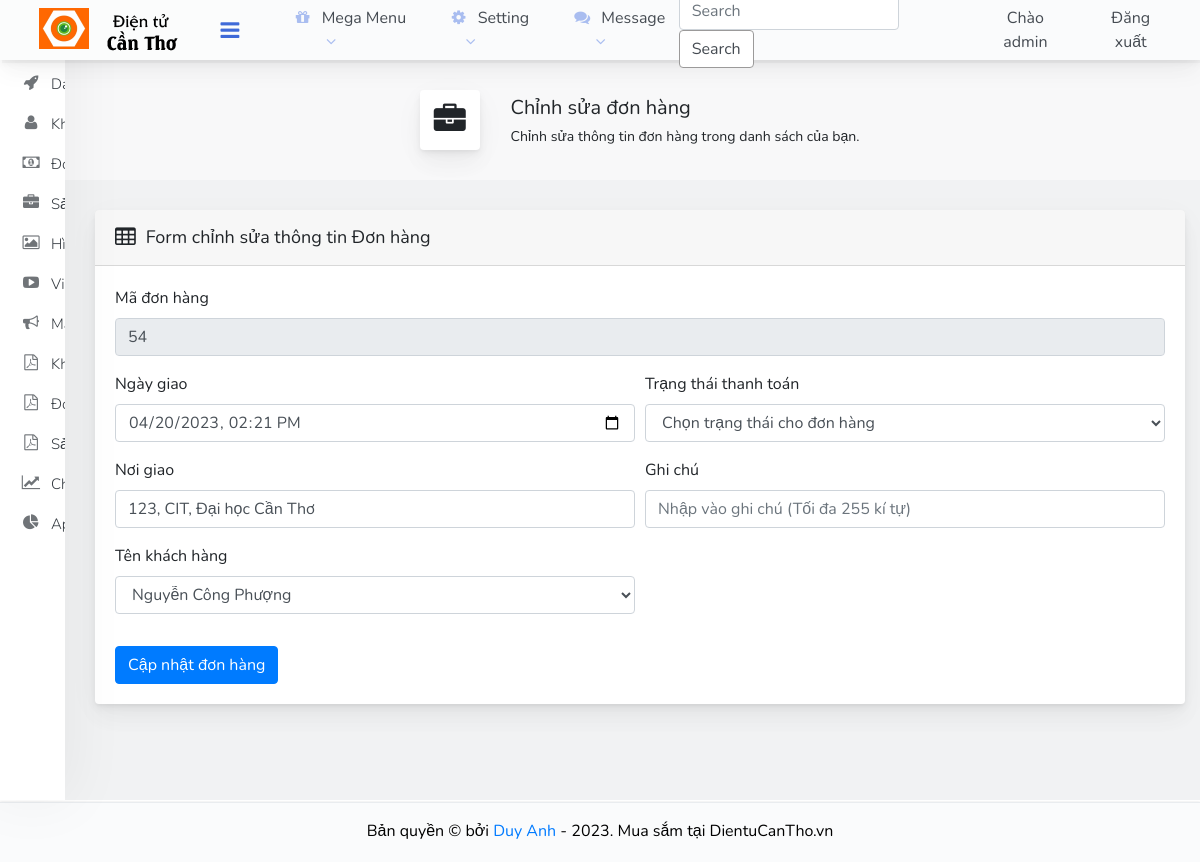
Screenshot of /admin/orders/edit.php?dh_ma=54 (signed in) with the database file from the repository.
### tables this page shows
CREATE TABLE IF NOT EXISTS `dondathang` (
  `dh_ma` int(11) NOT NULL AUTO_INCREMENT,
  `dh_ngaygiao` datetime NOT NULL,
  `dh_trangthaithanhtoan` int(11) NOT NULL DEFAULT 0,
  `dh_noigiao` varchar(255) NOT NULL,
  `dh_ghichu` varchar(255) NOT NULL,
  `dh_thoigiantao` timestamp NOT NULL DEFAULT current_timestamp(),
  `dh_thoigiancapnhat` timestamp NOT NULL DEFAULT current_timestamp(),
  `kh_tendangnhap` varchar(50) NOT NULL,
  PRIMARY KEY (`dh_ma`),
  KEY `FK_dondathang_khachhang` (`kh_tendangnhap`),
  CONSTRAINT `FK_dondathang_khachhang` FOREIGN KEY (`kh_tendangnhap`) REFERENCES `khachhang` (`kh_tendangnhap`) ON DELETE NO ACTION ON UPDATE NO ACTION
);

### libraries/Psr4AutoloaderClass.php (called while the page is built, shortened)
<?php
class Psr4AutoloaderClass
{
	protected $prefixes = array();
	public function addNamespace($prefix, $base_dir, $prepend = false)
	{
		$prefix = trim($prefix, '\\') . '\\';
		$base_dir = rtrim($base_dir, DIRECTORY_SEPARATOR) . '/';
		if (isset($this->prefixes[$prefix]) === false) {
			$this->prefixes[$prefix] = array();
		}
		if ($prepend) {
			array_unshift($this->prefixes[$prefix], $base_dir);
		} else {
			array_push($this->prefixes[$prefix], $base_dir);
		}
	}
	public function loadClass($class)
	{
		$prefix = $class;
		while (false !== $pos = strrpos($prefix, '\\')) {
			$prefix = substr($class, 0, $pos + 1);
			$relative_class = substr($class, $pos + 1);
			$mapped_file = $this->loadMappedFile($prefix, $relative_class);
			if ($mapped_file) {
				return $mapped_file;
			}
			$prefix = rtrim($prefix, '\\');
		}
		return false;
	}
	protected function loadMappedFile($prefix, $relative_class)
	{
		foreach ($this->prefixes[$prefix] as $base_dir) {
			$file = $base_dir
				. str_replace('\\', '/', $relative_class)
				. '.php';
			if ($this->requireFile($file)) {
				return $file;
			}
		}
		return false;
	}
	protected function requireFile($file)
	{
		if (file_exists($file)) {
			return true;
		}
		return false;
	}
}

### src/classes/Order.php (called while the page is built, shortened)
<?php
class Order
{
	private $db;
	public $dh_ma = -1;
	public $dh_ngaygiao;
	public $dh_noigiao;
	public $dh_trangthaithanhtoan;
	public $dh_ghichu;
	public $kh_tendangnhap;
	public $dh_thoigiantao;
	public $dh_thoigiancapnhat;
	public function getDh_ma()
	{
		return $this->dh_ma;
	}
	public function __construct($pdo)
	{
		$this->db = $pdo;
	}
	protected function fillFromDB(array $row)
	{
		[
			'dh_ma' => $this->dh_ma,
			'dh_ngaygiao' => $this->dh_ngaygiao,
			'dh_noigiao' => $this->dh_noigiao,
			'dh_ghichu' => $this->dh_ghichu,
			'dh_trangthaithanhtoan' => $this->dh_trangthaithanhtoan,
			'kh_tendangnhap' => $this->kh_tendangnhap,
			'dh_thoigiantao' => $this->dh_thoigiantao,
			'dh_thoigiancapnhat' => $this->dh_thoigiancapnhat
		] = $row;
		return $this;
	}
	public function find($dh_ma)
	{
		$statement = $this->db->prepare('select * from dondathang where dh_ma = :dh_ma');
		$statement->execute(['dh_ma' => $dh_ma]);
		if ($row = $statement->fetch()) {
			return $this;
		}
		return null;
	}
}

### src/classes/Customer.php (called while the page is built, shortened)
<?php
class Customer
{
	private $db;
	public function __construct($pdo)
	{
		$this->db = $pdo;
	}
	public function all()
	{
		$Customers = [];
		$statement = $this->db->prepare('select * from khachhang');
		$statement->execute();
		while ($row = $statement->fetch()) {
			$customer = new Customer($this->db);
			$customer->fillFromDB($row);
			$Customers[] = $customer;
		}
		return $Customers;
	}
	protected function fillFromDB(array $row)
	{
		return $this;
	}
}

### public/admin/orders/edit.php (the view, shortened to what this page needs)
<?php
    require_once '../../../bootstrap.php';
    $order = new Order($PDO);
    $customer = new Customer($PDO);
    $customers = $customer->all();
    $dh_ma = isset($_REQUEST['dh_ma']) ?
        filter_var($_REQUEST['dh_ma'], FILTER_SANITIZE_NUMBER_INT) : -1;
        if ($dh_ma < 0 || !($order->find($dh_ma))) {
            redirect(BASE_URL_PATH .'admin/orders/index.php');
        }
    $customerOrder = $order->find($dh_ma);
    $errors = [];
?>
<!DOCTYPE html>
<html lang="en">
<head>
        <link rel="stylesheet" href="<?= BASE_URL_PATH . "assets/admin/css/bootstrap.min.css" ?>" type="text/css" />
    <link rel="stylesheet" href="<?= BASE_URL_PATH . "assets/admin/css/font-awesome.min.css" ?>" type="text/css" />
    <link rel="stylesheet" href="<?= BASE_URL_PATH . "assets/admin/css/datatables.min.css" ?>" type="text/css" />
    <link rel="stylesheet" href="<?= BASE_URL_PATH . "assets/admin/css/animate.css" ?>" type="text/css" />
    <link rel="stylesheet" href="<?= BASE_URL_PATH . "assets/admin/css/base.css" ?>" type="text/css" />
    <link rel="stylesheet" href="<?= BASE_URL_PATH . "assets/admin/css/styles.css" ?>" type="text/css" />
    <link rel="stylesheet" href="<?= BASE_URL_PATH . "assets/admin/css/responsive.css" ?>" type="text/css" />
</head>
<body>
    <?php include_once __DIR__ . '../../../../partials/admin/header.php'; ?>
    <div class="container-fluid">
        <div class="main row">
            <?php include_once __DIR__ . '../../../../partials/admin/sidebar.php'; ?>
            <div class="main__outer">
                <div class="main__inner">
                    <div class="page-title wow fadeIn" data-wow-delay="0.05s">
                        <div class="page-title-wrapper">
                            <div class="page-title-heading wow fadeIn" data-wow-duration="1s">
                                <div class="page-title-icon"><i class="fa fa-briefcase" aria-hidden="true"></i></div>
                                <div>
                                    Chỉnh sửa đơn hàng
                                    <div class="page-title-subheading wow fadeIn" data-wow-duration="2s">Chỉnh sửa thông tin đơn hàng trong danh sách của bạn.</div>
                                </div>
                            </div>
                        </div>
                    </div>
                    <div class="tabs-animation">
                        <div class="card mb-3">
                            <div class="card-header">
                                <i class="fa fa-table" aria-hidden="true"></i>
                                Form chỉnh sửa thông tin Đơn hàng
                            </div>
                            <div class="card-body">
                                <form name="frmEdit" id="frmEdit" action=""  method="post" class="justify-content-center">
                                        <div class="form-group<?= isset($errors['dh_ma']) ? ' has-error' : '' ?>">
                                            <label for="dh_ma">Mã đơn hàng</label>
                                            <input type="text" name="dh_ma" class="form-control" maxlen="100" id="dh_ma" placeholder="Mã đơn hàng" readonly value="<?= htmlspecialchars($order->getDh_ma()) ?>" />
                                        </div>
                                        <div class="form-row">
                                            <div class="col-md-6 form-group<?= isset($errors['dh_ngaygiao']) ? ' has-error' : '' ?>">
                                                <label for="dh_ngaygiao">Ngày giao</label>
                                                <input type="datetime-local" name="dh_ngaygiao" id="dh_ngaygiao" class="form-control" value="<?= htmlspecialchars($order->dh_ngaygiao) ?>"/>
                                            </div>
                                            <div class="col-sm-6 form-group<?= isset($errors['dh_trangthaithanhtoan']) ? ' has-error' : '' ?>">
                                                <label for="dh_trangthaithanhtoan">Trạng thái thanh toán</label>
                                                <select name="dh_trangthaithanhtoan" id="dh_trangthaithanhtoan" class="form-control">
                                                    <option value="">Chọn trạng thái cho đơn hàng</option>
                                                </select>
                                            </div>
                                        </div>
                                        <div class="form-row">
                                            <div class="col-sm-6 form-group<?= isset($errors['dh_noigiao']) ? ' has-error' : '' ?>">
                                                <label for="dh_noigiao">Nơi giao</label>
                                                <input type="text" name="dh_noigiao" class="form-control" id="dh_noigiao"  maxlen="255" placeholder="Nhập vào nơi giao (Tối đa 255 kí tự)" value="<?= htmlspecialchars($order->dh_noigiao) ?>" />
                                            </div>
                                            <div class="col-sm-6 form-group<?= isset($errors['dh_ghichu']) ? ' has-error' : '' ?>">
                                                <label for="dh_ghichu">Ghi chú</label>
                                                <input type="text" name="dh_ghichu" class="form-control" id="dh_ghichu"  maxlen="255" placeholder="Nhập vào ghi chú (Tối đa 255 kí tự)" value="<?= htmlspecialchars($order->dh_ghichu) ?>" />
                                            </div>
                                        </div>
                                        <div class="form-row">
                                            <div class="col-sm-6 form-group<?= isset($errors['kh_tendangnhap']) ? ' has-error' : '' ?>">
                                                <label for="kh_tendangnhap">Tên khách hàng</label>
                                                <select name="kh_tendangnhap" id="kh_tendangnhap" class="form-control">
                                                    <?php foreach($customers as $customer): ?>
                                                        <?php if( ($customerOrder->kh_tendangnhap)  == ($customer->kh_tendangnhap) ): ?>
                                                            <option selected value="<?= ($customer->kh_tendangnhap) ?>"><?= ($customer->kh_ten) ?></option>
                                                        <?php else: ?>
                                                            <option value="<?= ($customer->kh_tendangnhap) ?>"><?= ($customer->kh_ten) ?></option>
                                                        <?php endif; ?>
                                                    <?php endforeach; ?>
                                                </select>
                                            </div>
                                        </div>
                                        <button type="submit" name="submit" id="submit" class="btn btn-primary mt-3">Cập nhật đơn hàng</button>
                                </form>
                            </div>
                        </div>
                    </div>
                </div>
            </div>
        </div>
    </div>
    <?php include_once __DIR__ . '../../../../partials/admin/footer.php'; ?>
</body>
</html>

### public/assets/admin/css/base.css (style rules this page uses)
:root { --primary-color: #FF6700; --white-color: #fff; --black-color: #000; --text-color: #333; --boder-color: #dbdbdb; --start-gold-color: #FFCE3E; --light-orange-color: #F9920F; --success-color: #28A745; }

### public/assets/admin/css/styles.css (style rules this page uses)
html { position: relative; min-height: 100%; }
* { margin: 0; padding: 0; box-sizing: border-box; }
body { overflow-x: hidden; font-family: 'Nunito', sans-serif; }
.container-fluid { background: #f1f2f3; min-height: 100vh; display: flex; flex-direction: column; margin: 0; padding: 0; }
.main__outer { z-index: 9; flex: 1; flex-direction: column; display: flex; margin-top: 60px; margin-left: 80px; }
.main .main__inner { padding: 30px 30px 0 30px; flex: 1; }
.page-title { background: rgba(255,255,255,.45); display: flex; justify-content: center; }
.page-title { padding: 30px; margin: -30px -30px 30px; position: relative; }
.page-title .page-title-wrapper { position: relative; display: flex; align-items: center; }
.page-title .page-title-heading { font-size: 1.25rem; font-weight: 400; display: flex; align-content: center; align-items: center; margin: 0; padding: 0; }
.page-title .page-title-icon { font-size: 2rem; display: flex; align-items: center; align-content: center; text-align: center; padding: 0.83333rem; margin: 0 30px 0 0; background: #fff; box-shadow: 0 0.46875rem 2.1875rem rgba(4,9,20,.03), 0 0.9375rem 1.40625rem rgba(4,9,20,.03), 0 0.25rem 0.53125rem rgba(4,9,20,.05), 0 0.125rem 0.1875rem rgba(4,9,20,.03); border-radius: 0.25rem; width: 60px; height: 60px; }
.page-title .page-title-subheading { padding: 3px 0 0; font-size: .88rem; opacity: .6; }
.card { position: relative; display: flex; flex-direction: column; min-width: 0; word-wrap: break-word; background-color: #fff; background-clip: border-box; border: 1px solid rgba(26,54,126,.125); border-radius: 0.25rem; box-shadow: 0 0.46875rem 2.1875rem rgba(4,9,20,.03), 0 0.9375rem 1.40625rem rgba(4,9,20,.03), 0 0.25rem 0.53125rem rgba(4,9,20,.05), 0 0.125rem 0.1875rem rgba(4,9,20,.03); border-width: 0; transition: all .2s; }
.card-header { display: flex; align-items: center; border-bottom-width: 1px; padding-top: 0; padding-bottom: 0; padding-right: 0.625rem; height: 3.5rem; font-size: 18px; }
.card-header:first-child { border-radius: calc(0.25rem - 1px) calc(0.25rem - 1px) 0 0; }
.card-header .fa { font-size: 1.4rem; margin-right: 0.625rem; }

### rows the page displays
dondathang: dh_ma "54", dh_ngaygiao "04/20/2023 14:21", dh_noigiao "123, CIT, Đại học Cần Thơ"

### other values shown
$_SESSION['kh_tendangnhap_logged'] "admin"
form field kh_tendangnhap "Nguyễn Công Phượng"
